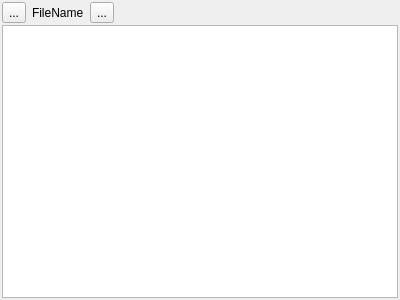
<?xml version="1.0" encoding="UTF-8"?>
<ui version="4.0">
 <class>LogDockWidget</class>
 <widget class="QDockWidget" name="LogDockWidget">
  <property name="geometry">
   <rect>
    <x>0</x>
    <y>0</y>
    <width>400</width>
    <height>300</height>
   </rect>
  </property>
  <property name="windowTitle">
   <string>LogDockWidget</string>
  </property>
  <widget class="QWidget" name="widget">
   <layout class="QVBoxLayout" name="verticalLayout">
    <property name="spacing">
     <number>2</number>
    </property>
    <property name="leftMargin">
     <number>2</number>
    </property>
    <property name="topMargin">
     <number>2</number>
    </property>
    <property name="rightMargin">
     <number>2</number>
    </property>
    <property name="bottomMargin">
     <number>2</number>
    </property>
    <item>
     <layout class="QHBoxLayout" name="horizontalLayout">
      <item>
       <widget class="QToolButton" name="LogRefreshBtn">
        <property name="toolTip">
         <string>Refresh Log View from File</string>
        </property>
        <property name="text">
         <string>...</string>
        </property>
        <property name="icon">
         <iconset resource="IdsEditor.qrc">
          <normaloff>:/IdsEditor/Resources/refresh.png</normaloff>:/IdsEditor/Resources/refresh.png</iconset>
        </property>
        <property name="iconSize">
         <size>
          <width>16</width>
          <height>16</height>
         </size>
        </property>
       </widget>
      </item>
      <item>
       <widget class="QLabel" name="LogFileLabel">
        <property name="text">
         <string>FileName</string>
        </property>
       </widget>
      </item>
      <item>
       <widget class="QToolButton" name="LogFileBrowseBtn">
        <property name="toolTip">
         <string>Browse for Log File Location</string>
        </property>
        <property name="text">
         <string>...</string>
        </property>
        <property name="icon">
         <iconset resource="IdsEditor.qrc">
          <normaloff>:/IdsEditor/Resources/fileopen.png</normaloff>:/IdsEditor/Resources/fileopen.png</iconset>
        </property>
        <property name="iconSize">
         <size>
          <width>16</width>
          <height>16</height>
         </size>
        </property>
       </widget>
      </item>
      <item>
       <spacer name="horizontalSpacer">
        <property name="orientation">
         <enum>Qt::Horizontal</enum>
        </property>
        <property name="sizeHint" stdset="0">
         <size>
          <width>40</width>
          <height>20</height>
         </size>
        </property>
       </spacer>
      </item>
     </layout>
    </item>
    <item>
     <widget class="QPlainTextEdit" name="PlainTextEdit">
      <property name="readOnly">
       <bool>true</bool>
      </property>
     </widget>
    </item>
   </layout>
  </widget>
 </widget>
 <layoutdefault spacing="6" margin="11"/>
 <resources>
  <include location="IdsEditor.qrc"/>
 </resources>
 <connections/>
</ui>
